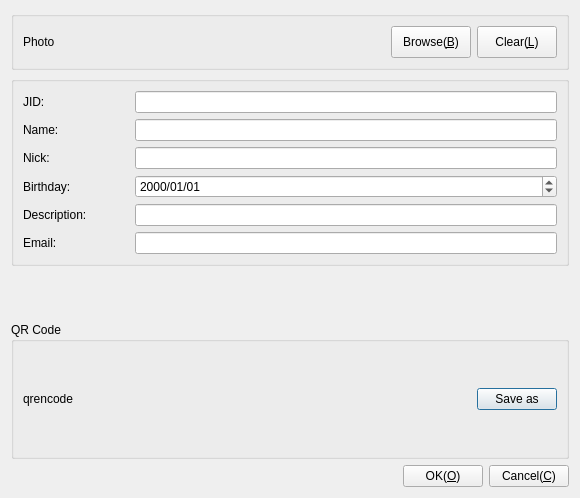
<?xml version="1.0" encoding="UTF-8"?>
<ui version="4.0">
 <class>CDlgUservCard</class>
 <widget class="QDialog" name="CDlgUservCard">
  <property name="geometry">
   <rect>
    <x>0</x>
    <y>0</y>
    <width>580</width>
    <height>498</height>
   </rect>
  </property>
  <property name="windowTitle">
   <string>User Information</string>
  </property>
  <layout class="QGridLayout" name="gridLayout_5">
   <item row="1" column="0">
    <widget class="QGroupBox" name="groupBox">
     <property name="sizePolicy">
      <sizepolicy hsizetype="Preferred" vsizetype="MinimumExpanding">
       <horstretch>0</horstretch>
       <verstretch>0</verstretch>
      </sizepolicy>
     </property>
     <property name="title">
      <string/>
     </property>
     <layout class="QGridLayout" name="gridLayout_2">
      <item row="0" column="0">
       <layout class="QHBoxLayout" name="horizontalLayout_7">
        <item>
         <widget class="QLabel" name="label_6">
          <property name="sizePolicy">
           <sizepolicy hsizetype="Preferred" vsizetype="Preferred">
            <horstretch>1</horstretch>
            <verstretch>0</verstretch>
           </sizepolicy>
          </property>
          <property name="minimumSize">
           <size>
            <width>80</width>
            <height>0</height>
           </size>
          </property>
          <property name="text">
           <string>JID:</string>
          </property>
         </widget>
        </item>
        <item>
         <widget class="QLineEdit" name="txtJID">
          <property name="sizePolicy">
           <sizepolicy hsizetype="Preferred" vsizetype="Preferred">
            <horstretch>4</horstretch>
            <verstretch>0</verstretch>
           </sizepolicy>
          </property>
          <property name="readOnly">
           <bool>true</bool>
          </property>
         </widget>
        </item>
       </layout>
      </item>
      <item row="1" column="0">
       <layout class="QHBoxLayout" name="horizontalLayout">
        <item>
         <widget class="QLabel" name="label">
          <property name="sizePolicy">
           <sizepolicy hsizetype="Preferred" vsizetype="Preferred">
            <horstretch>1</horstretch>
            <verstretch>0</verstretch>
           </sizepolicy>
          </property>
          <property name="minimumSize">
           <size>
            <width>80</width>
            <height>0</height>
           </size>
          </property>
          <property name="text">
           <string>Name:</string>
          </property>
         </widget>
        </item>
        <item>
         <widget class="QLineEdit" name="txtName">
          <property name="sizePolicy">
           <sizepolicy hsizetype="Preferred" vsizetype="Preferred">
            <horstretch>4</horstretch>
            <verstretch>0</verstretch>
           </sizepolicy>
          </property>
         </widget>
        </item>
       </layout>
      </item>
      <item row="2" column="0">
       <layout class="QHBoxLayout" name="horizontalLayout_2">
        <item>
         <widget class="QLabel" name="label_2">
          <property name="sizePolicy">
           <sizepolicy hsizetype="Preferred" vsizetype="Preferred">
            <horstretch>1</horstretch>
            <verstretch>0</verstretch>
           </sizepolicy>
          </property>
          <property name="minimumSize">
           <size>
            <width>80</width>
            <height>0</height>
           </size>
          </property>
          <property name="text">
           <string>Nick:</string>
          </property>
         </widget>
        </item>
        <item>
         <widget class="QLineEdit" name="txtNick">
          <property name="sizePolicy">
           <sizepolicy hsizetype="Preferred" vsizetype="Preferred">
            <horstretch>4</horstretch>
            <verstretch>0</verstretch>
           </sizepolicy>
          </property>
         </widget>
        </item>
       </layout>
      </item>
      <item row="3" column="0">
       <layout class="QHBoxLayout" name="horizontalLayout_3">
        <item>
         <widget class="QLabel" name="label_3">
          <property name="sizePolicy">
           <sizepolicy hsizetype="Preferred" vsizetype="Preferred">
            <horstretch>1</horstretch>
            <verstretch>0</verstretch>
           </sizepolicy>
          </property>
          <property name="minimumSize">
           <size>
            <width>80</width>
            <height>0</height>
           </size>
          </property>
          <property name="text">
           <string>Birthday:</string>
          </property>
         </widget>
        </item>
        <item>
         <widget class="QDateEdit" name="dateBirthday">
          <property name="sizePolicy">
           <sizepolicy hsizetype="Preferred" vsizetype="Preferred">
            <horstretch>4</horstretch>
            <verstretch>0</verstretch>
           </sizepolicy>
          </property>
          <property name="displayFormat">
           <string>yyyy/MM/dd</string>
          </property>
         </widget>
        </item>
       </layout>
      </item>
      <item row="4" column="0">
       <layout class="QHBoxLayout" name="horizontalLayout_4">
        <item>
         <widget class="QLabel" name="label_4">
          <property name="sizePolicy">
           <sizepolicy hsizetype="Preferred" vsizetype="Preferred">
            <horstretch>1</horstretch>
            <verstretch>0</verstretch>
           </sizepolicy>
          </property>
          <property name="minimumSize">
           <size>
            <width>80</width>
            <height>0</height>
           </size>
          </property>
          <property name="text">
           <string>Description:</string>
          </property>
         </widget>
        </item>
        <item>
         <widget class="QLineEdit" name="txtDescription">
          <property name="sizePolicy">
           <sizepolicy hsizetype="Preferred" vsizetype="Preferred">
            <horstretch>4</horstretch>
            <verstretch>0</verstretch>
           </sizepolicy>
          </property>
         </widget>
        </item>
       </layout>
      </item>
      <item row="5" column="0">
       <layout class="QHBoxLayout" name="horizontalLayout_5">
        <item>
         <widget class="QLabel" name="label_5">
          <property name="sizePolicy">
           <sizepolicy hsizetype="Preferred" vsizetype="Preferred">
            <horstretch>1</horstretch>
            <verstretch>0</verstretch>
           </sizepolicy>
          </property>
          <property name="minimumSize">
           <size>
            <width>80</width>
            <height>0</height>
           </size>
          </property>
          <property name="text">
           <string>Email:</string>
          </property>
         </widget>
        </item>
        <item>
         <widget class="QLineEdit" name="txtEmail">
          <property name="sizePolicy">
           <sizepolicy hsizetype="Preferred" vsizetype="Preferred">
            <horstretch>4</horstretch>
            <verstretch>0</verstretch>
           </sizepolicy>
          </property>
         </widget>
        </item>
       </layout>
      </item>
     </layout>
    </widget>
   </item>
   <item row="3" column="0">
    <widget class="QGroupBox" name="gpQRCode">
     <property name="title">
      <string>QR Code</string>
     </property>
     <layout class="QGridLayout" name="gridLayout_4">
      <item row="0" column="0">
       <layout class="QGridLayout" name="gridLayout">
        <item row="0" column="0">
         <widget class="QLabel" name="lbQrencode">
          <property name="sizePolicy">
           <sizepolicy hsizetype="Fixed" vsizetype="Fixed">
            <horstretch>0</horstretch>
            <verstretch>0</verstretch>
           </sizepolicy>
          </property>
          <property name="minimumSize">
           <size>
            <width>96</width>
            <height>96</height>
           </size>
          </property>
          <property name="maximumSize">
           <size>
            <width>96</width>
            <height>96</height>
           </size>
          </property>
          <property name="text">
           <string notr="true">qrencode</string>
          </property>
          <property name="scaledContents">
           <bool>true</bool>
          </property>
         </widget>
        </item>
        <item row="0" column="1">
         <spacer name="horizontalSpacer_4">
          <property name="orientation">
           <enum>Qt::Horizontal</enum>
          </property>
          <property name="sizeHint" stdset="0">
           <size>
            <width>40</width>
            <height>20</height>
           </size>
          </property>
         </spacer>
        </item>
        <item row="0" column="2">
         <widget class="QPushButton" name="pbSaveAs">
          <property name="text">
           <string>Save as</string>
          </property>
         </widget>
        </item>
       </layout>
      </item>
     </layout>
    </widget>
   </item>
   <item row="0" column="0">
    <widget class="QGroupBox" name="groupBox_2">
     <property name="sizePolicy">
      <sizepolicy hsizetype="Preferred" vsizetype="Preferred">
       <horstretch>0</horstretch>
       <verstretch>0</verstretch>
      </sizepolicy>
     </property>
     <property name="title">
      <string/>
     </property>
     <layout class="QGridLayout" name="gridLayout_3">
      <item row="0" column="0">
       <layout class="QHBoxLayout" name="horizontalLayout_8">
        <item>
         <widget class="QLabel" name="lbPhoto">
          <property name="sizePolicy">
           <sizepolicy hsizetype="Fixed" vsizetype="Fixed">
            <horstretch>0</horstretch>
            <verstretch>0</verstretch>
           </sizepolicy>
          </property>
          <property name="minimumSize">
           <size>
            <width>32</width>
            <height>32</height>
           </size>
          </property>
          <property name="maximumSize">
           <size>
            <width>32</width>
            <height>32</height>
           </size>
          </property>
          <property name="text">
           <string>Photo</string>
          </property>
         </widget>
        </item>
        <item>
         <spacer name="horizontalSpacer_2">
          <property name="orientation">
           <enum>Qt::Horizontal</enum>
          </property>
          <property name="sizeHint" stdset="0">
           <size>
            <width>40</width>
            <height>20</height>
           </size>
          </property>
         </spacer>
        </item>
        <item>
         <widget class="QPushButton" name="pbBrowse">
          <property name="sizePolicy">
           <sizepolicy hsizetype="Preferred" vsizetype="Preferred">
            <horstretch>0</horstretch>
            <verstretch>0</verstretch>
           </sizepolicy>
          </property>
          <property name="text">
           <string>Browse(&amp;B)</string>
          </property>
          <property name="icon">
           <iconset resource="../../Resource/Resource.qrc">
            <normaloff>:/icon/Browse</normaloff>:/icon/Browse</iconset>
          </property>
         </widget>
        </item>
        <item>
         <widget class="QPushButton" name="pbClear">
          <property name="sizePolicy">
           <sizepolicy hsizetype="Preferred" vsizetype="Preferred">
            <horstretch>0</horstretch>
            <verstretch>0</verstretch>
           </sizepolicy>
          </property>
          <property name="toolTip">
           <string>Clear Avatar</string>
          </property>
          <property name="text">
           <string>Clear(&amp;L)</string>
          </property>
          <property name="icon">
           <iconset resource="../../Resource/Resource.qrc">
            <normaloff>:/icon/Close</normaloff>:/icon/Close</iconset>
          </property>
         </widget>
        </item>
       </layout>
      </item>
     </layout>
    </widget>
   </item>
   <item row="4" column="0">
    <layout class="QHBoxLayout" name="horizontalLayout_6">
     <item>
      <spacer name="horizontalSpacer">
       <property name="orientation">
        <enum>Qt::Horizontal</enum>
       </property>
       <property name="sizeHint" stdset="0">
        <size>
         <width>40</width>
         <height>20</height>
        </size>
       </property>
      </spacer>
     </item>
     <item>
      <widget class="QPushButton" name="pbOK">
       <property name="sizePolicy">
        <sizepolicy hsizetype="Preferred" vsizetype="Fixed">
         <horstretch>0</horstretch>
         <verstretch>0</verstretch>
        </sizepolicy>
       </property>
       <property name="toolTip">
        <string>OK</string>
       </property>
       <property name="text">
        <string>OK(&amp;O)</string>
       </property>
       <property name="icon">
        <iconset resource="../../Resource/Resource.qrc">
         <normaloff>:/icon/Accept</normaloff>:/icon/Accept</iconset>
       </property>
      </widget>
     </item>
     <item>
      <widget class="QPushButton" name="pbCancel">
       <property name="sizePolicy">
        <sizepolicy hsizetype="Preferred" vsizetype="Fixed">
         <horstretch>0</horstretch>
         <verstretch>0</verstretch>
        </sizepolicy>
       </property>
       <property name="toolTip">
        <string>Cancel</string>
       </property>
       <property name="text">
        <string>Cancel(&amp;C)</string>
       </property>
       <property name="icon">
        <iconset resource="../../Resource/Resource.qrc">
         <normaloff>:/icon/Cancel</normaloff>:/icon/Cancel</iconset>
       </property>
      </widget>
     </item>
    </layout>
   </item>
   <item row="2" column="0">
    <spacer name="verticalSpacer">
     <property name="orientation">
      <enum>Qt::Vertical</enum>
     </property>
     <property name="sizeHint" stdset="0">
      <size>
       <width>20</width>
       <height>40</height>
      </size>
     </property>
    </spacer>
   </item>
  </layout>
 </widget>
 <resources>
  <include location="../../Resource/Resource.qrc"/>
  <include location="../../Resource/Resource.qrc"/>
 </resources>
 <connections/>
</ui>
